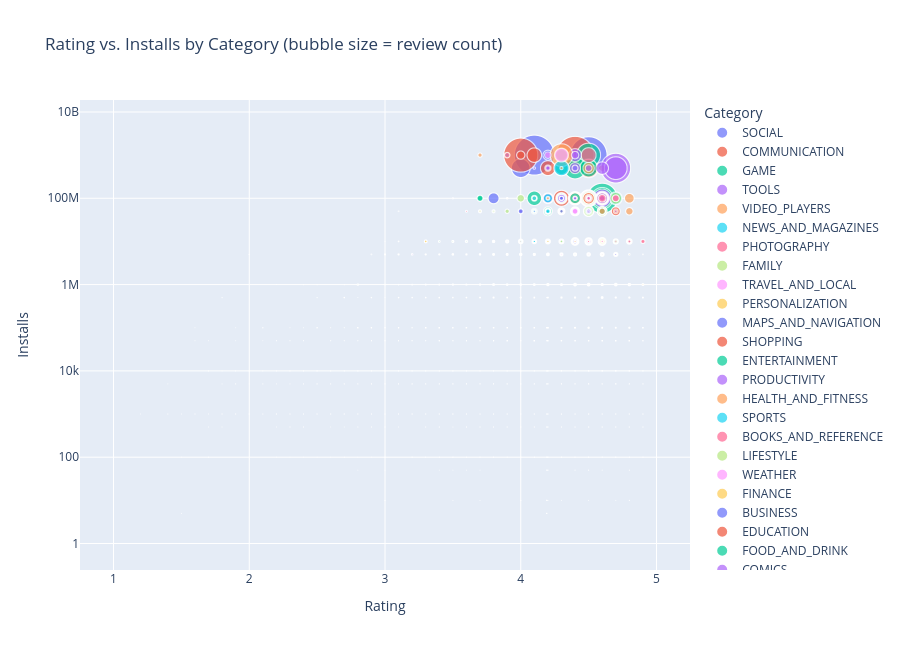

Notebook code cell kept with this figure:
### Markdown cell above
### 9. Interactive Visualization (Plotly)

### Code cell
import plotly.express as px

fig = px.scatter(
    apps, x='Rating', y='Installs', size='Reviews', color='Category',
    hover_name='App', log_y=True, size_max=40,
    title='Rating vs. Installs by Category (bubble size = review count)'
)
fig.update_layout(height=650)
fig.show()
